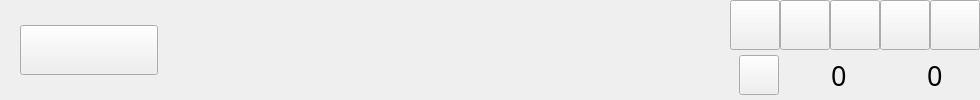
  <widget class="QWidget" name="widTitle" native="true">
   <property name="geometry">
    <rect>
     <x>0</x>
     <y>0</y>
     <width>980</width>
     <height>100</height>
    </rect>
   </property>
   <property name="minimumSize">
    <size>
     <width>0</width>
     <height>100</height>
    </size>
   </property>
   <property name="maximumSize">
    <size>
     <width>16777215</width>
     <height>100</height>
    </size>
   </property>
   <property name="cursor">
    <cursorShape>SizeAllCursor</cursorShape>
   </property>
   <layout class="QHBoxLayout" name="horizontalLayout">
    <property name="spacing">
     <number>0</number>
    </property>
    <property name="leftMargin">
     <number>20</number>
    </property>
    <property name="topMargin">
     <number>0</number>
    </property>
    <property name="rightMargin">
     <number>0</number>
    </property>
    <property name="bottomMargin">
     <number>0</number>
    </property>
    <item>
     <widget class="QPushButton" name="btnLogo">
      <property name="minimumSize">
       <size>
        <width>138</width>
        <height>50</height>
       </size>
      </property>
      <property name="cursor">
       <cursorShape>PointingHandCursor</cursorShape>
      </property>
      <property name="focusPolicy">
       <enum>Qt::ClickFocus</enum>
      </property>
      <property name="text">
       <string/>
      </property>
     </widget>
    </item>
    <item>
     <spacer name="horizontalSpacer">
      <property name="orientation">
       <enum>Qt::Horizontal</enum>
      </property>
      <property name="sizeHint" stdset="0">
       <size>
        <width>40</width>
        <height>20</height>
       </size>
      </property>
     </spacer>
    </item>
    <item>
     <widget class="QWidget" name="widget_7" native="true">
      <layout class="QVBoxLayout" name="verticalLayout_2">
       <property name="spacing">
        <number>0</number>
       </property>
       <property name="leftMargin">
        <number>0</number>
       </property>
       <property name="topMargin">
        <number>0</number>
       </property>
       <property name="rightMargin">
        <number>0</number>
       </property>
       <property name="bottomMargin">
        <number>0</number>
       </property>
       <item>
        <widget class="QWidget" name="widget_4" native="true">
         <property name="minimumSize">
          <size>
           <width>50</width>
           <height>0</height>
          </size>
         </property>
         <layout class="QHBoxLayout" name="horizontalLayout_2">
          <property name="spacing">
           <number>0</number>
          </property>
          <property name="leftMargin">
           <number>0</number>
          </property>
          <property name="topMargin">
           <number>0</number>
          </property>
          <property name="rightMargin">
           <number>0</number>
          </property>
          <property name="bottomMargin">
           <number>0</number>
          </property>
          <item>
           <widget class="QPushButton" name="btnUserpic">
            <property name="minimumSize">
             <size>
              <width>50</width>
              <height>50</height>
             </size>
            </property>
            <property name="maximumSize">
             <size>
              <width>50</width>
              <height>50</height>
             </size>
            </property>
            <property name="cursor">
             <cursorShape>PointingHandCursor</cursorShape>
            </property>
            <property name="focusPolicy">
             <enum>Qt::ClickFocus</enum>
            </property>
            <property name="text">
             <string/>
            </property>
           </widget>
          </item>
          <item>
           <widget class="QPushButton" name="btnCards">
            <property name="minimumSize">
             <size>
              <width>50</width>
              <height>50</height>
             </size>
            </property>
            <property name="maximumSize">
             <size>
              <width>50</width>
              <height>50</height>
             </size>
            </property>
            <property name="cursor">
             <cursorShape>PointingHandCursor</cursorShape>
            </property>
            <property name="focusPolicy">
             <enum>Qt::ClickFocus</enum>
            </property>
            <property name="text">
             <string/>
            </property>
           </widget>
          </item>
          <item>
           <widget class="QPushButton" name="btnChangeSkin">
            <property name="minimumSize">
             <size>
              <width>50</width>
              <height>50</height>
             </size>
            </property>
            <property name="maximumSize">
             <size>
              <width>50</width>
              <height>50</height>
             </size>
            </property>
            <property name="cursor">
             <cursorShape>PointingHandCursor</cursorShape>
            </property>
            <property name="focusPolicy">
             <enum>Qt::ClickFocus</enum>
            </property>
            <property name="text">
             <string/>
            </property>
           </widget>
          </item>
          <item>
           <widget class="QPushButton" name="btnMini">
            <property name="minimumSize">
             <size>
              <width>50</width>
              <height>50</height>
             </size>
            </property>
            <property name="maximumSize">
             <size>
              <width>50</width>
              <height>50</height>
             </size>
            </property>
            <property name="cursor">
             <cursorShape>PointingHandCursor</cursorShape>
            </property>
            <property name="focusPolicy">
             <enum>Qt::ClickFocus</enum>
            </property>
            <property name="text">
             <string/>
            </property>
           </widget>
          </item>
          <item>
           <widget class="QPushButton" name="btnClose">
            <property name="minimumSize">
             <size>
              <width>50</width>
              <height>50</height>
             </size>
            </property>
            <property name="maximumSize">
             <size>
              <width>50</width>
              <height>50</height>
             </size>
            </property>
            <property name="cursor">
             <cursorShape>PointingHandCursor</cursorShape>
            </property>
            <property name="focusPolicy">
             <enum>Qt::ClickFocus</enum>
            </property>
            <property name="text">
             <string/>
            </property>
           </widget>
          </item>
         </layout>
        </widget>
       </item>
       <item>
        <widget class="QWidget" name="widget_8" native="true">
         <layout class="QHBoxLayout" name="horizontalLayout_4">
          <property name="topMargin">
           <number>0</number>
          </property>
          <property name="bottomMargin">
           <number>0</number>
          </property>
          <item>
           <widget class="QPushButton" name="btnStore">
            <property name="minimumSize">
             <size>
              <width>40</width>
              <height>40</height>
             </size>
            </property>
            <property name="maximumSize">
             <size>
              <width>40</width>
              <height>40</height>
             </size>
            </property>
            <property name="cursor">
             <cursorShape>PointingHandCursor</cursorShape>
            </property>
            <property name="text">
             <string/>
            </property>
           </widget>
          </item>
          <item>
           <widget class="QLabel" name="labGoldPix">
            <property name="minimumSize">
             <size>
              <width>40</width>
              <height>40</height>
             </size>
            </property>
            <property name="maximumSize">
             <size>
              <width>40</width>
              <height>40</height>
             </size>
            </property>
            <property name="text">
             <string/>
            </property>
           </widget>
          </item>
          <item>
           <widget class="QLabel" name="labGoldCount">
            <property name="font">
             <font>
              <family>隶书</family>
              <pointsize>20</pointsize>
             </font>
            </property>
            <property name="text">
             <string>0</string>
            </property>
           </widget>
          </item>
          <item>
           <widget class="QLabel" name="labJewelPix">
            <property name="minimumSize">
             <size>
              <width>40</width>
              <height>40</height>
             </size>
            </property>
            <property name="maximumSize">
             <size>
              <width>40</width>
              <height>40</height>
             </size>
            </property>
            <property name="text">
             <string/>
            </property>
           </widget>
          </item>
          <item>
           <widget class="QLabel" name="labJewelCount">
            <property name="font">
             <font>
              <family>隶书</family>
              <pointsize>20</pointsize>
             </font>
            </property>
            <property name="text">
             <string>0</string>
            </property>
           </widget>
          </item>
         </layout>
        </widget>
       </item>
      </layout>
     </widget>
    </item>
   </layout>
  </widget>
